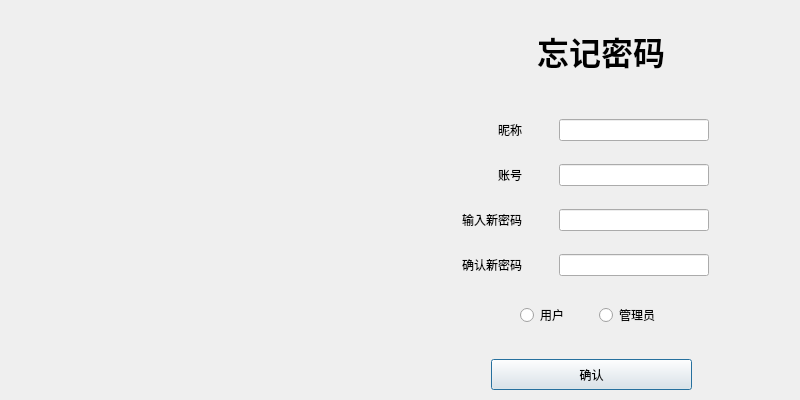
<?xml version="1.0" encoding="UTF-8"?>
<ui version="4.0">
 <class>Dlg_ChangePassword</class>
 <widget class="QDialog" name="Dlg_ChangePassword">
  <property name="geometry">
   <rect>
    <x>0</x>
    <y>0</y>
    <width>800</width>
    <height>400</height>
   </rect>
  </property>
  <property name="windowTitle">
   <string>Dialog</string>
  </property>
  <widget class="QWidget" name="widget" native="true">
   <property name="geometry">
    <rect>
     <x>0</x>
     <y>0</y>
     <width>400</width>
     <height>400</height>
    </rect>
   </property>
   <widget class="QLabel" name="label">
    <property name="geometry">
     <rect>
      <x>0</x>
      <y>0</y>
      <width>400</width>
      <height>400</height>
     </rect>
    </property>
    <property name="text">
     <string/>
    </property>
    <property name="pixmap">
     <pixmap resource="Logo.qrc">:/image/Logo.png</pixmap>
    </property>
    <property name="scaledContents">
     <bool>true</bool>
    </property>
   </widget>
  </widget>
  <widget class="QWidget" name="widget_2" native="true">
   <property name="geometry">
    <rect>
     <x>400</x>
     <y>0</y>
     <width>400</width>
     <height>400</height>
    </rect>
   </property>
   <widget class="QWidget" name="widget_3" native="true">
    <property name="geometry">
     <rect>
      <x>1</x>
      <y>1</y>
      <width>399</width>
      <height>100</height>
     </rect>
    </property>
    <widget class="QLabel" name="label_2">
     <property name="geometry">
      <rect>
       <x>0</x>
       <y>0</y>
       <width>400</width>
       <height>100</height>
      </rect>
     </property>
     <property name="font">
      <font>
       <family>Bahnschrift SemiBold</family>
       <pointsize>24</pointsize>
       <bold>true</bold>
      </font>
     </property>
     <property name="text">
      <string>忘记密码</string>
     </property>
     <property name="alignment">
      <set>Qt::AlignmentFlag::AlignCenter</set>
     </property>
    </widget>
   </widget>
   <widget class="QWidget" name="widget_4" native="true">
    <property name="geometry">
     <rect>
      <x>-59</x>
      <y>102</y>
      <width>401</width>
      <height>191</height>
     </rect>
    </property>
    <layout class="QGridLayout" name="gridLayout">
     <item row="1" column="0">
      <widget class="QLabel" name="label_4">
       <property name="maximumSize">
        <size>
         <width>150</width>
         <height>16777215</height>
        </size>
       </property>
       <property name="text">
        <string>账号</string>
       </property>
       <property name="alignment">
        <set>Qt::AlignmentFlag::AlignRight|Qt::AlignmentFlag::AlignTrailing|Qt::AlignmentFlag::AlignVCenter</set>
       </property>
      </widget>
     </item>
     <item row="3" column="0">
      <widget class="QLabel" name="label_6">
       <property name="maximumSize">
        <size>
         <width>150</width>
         <height>16777215</height>
        </size>
       </property>
       <property name="text">
        <string>确认新密码</string>
       </property>
       <property name="alignment">
        <set>Qt::AlignmentFlag::AlignRight|Qt::AlignmentFlag::AlignTrailing|Qt::AlignmentFlag::AlignVCenter</set>
       </property>
      </widget>
     </item>
     <item row="3" column="1">
      <widget class="QLineEdit" name="password_input_2">
       <property name="maximumSize">
        <size>
         <width>150</width>
         <height>16777215</height>
        </size>
       </property>
      </widget>
     </item>
     <item row="0" column="1">
      <widget class="QLineEdit" name="nickname_input">
       <property name="maximumSize">
        <size>
         <width>150</width>
         <height>16777215</height>
        </size>
       </property>
      </widget>
     </item>
     <item row="2" column="0">
      <widget class="QLabel" name="label_5">
       <property name="maximumSize">
        <size>
         <width>150</width>
         <height>16777215</height>
        </size>
       </property>
       <property name="text">
        <string>输入新密码</string>
       </property>
       <property name="alignment">
        <set>Qt::AlignmentFlag::AlignRight|Qt::AlignmentFlag::AlignTrailing|Qt::AlignmentFlag::AlignVCenter</set>
       </property>
      </widget>
     </item>
     <item row="2" column="1">
      <widget class="QLineEdit" name="password_input_1">
       <property name="maximumSize">
        <size>
         <width>150</width>
         <height>16777215</height>
        </size>
       </property>
      </widget>
     </item>
     <item row="1" column="1">
      <widget class="QLineEdit" name="account_input">
       <property name="maximumSize">
        <size>
         <width>150</width>
         <height>16777215</height>
        </size>
       </property>
      </widget>
     </item>
     <item row="0" column="0">
      <widget class="QLabel" name="label_3">
       <property name="maximumSize">
        <size>
         <width>150</width>
         <height>16777215</height>
        </size>
       </property>
       <property name="text">
        <string>昵称</string>
       </property>
       <property name="alignment">
        <set>Qt::AlignmentFlag::AlignRight|Qt::AlignmentFlag::AlignTrailing|Qt::AlignmentFlag::AlignVCenter</set>
       </property>
      </widget>
     </item>
    </layout>
   </widget>
   <widget class="QWidget" name="widget_5" native="true">
    <property name="geometry">
     <rect>
      <x>120</x>
      <y>290</y>
      <width>151</width>
      <height>51</height>
     </rect>
    </property>
    <layout class="QGridLayout" name="gridLayout_2">
     <item row="0" column="0">
      <widget class="QRadioButton" name="user_button">
       <property name="text">
        <string>用户</string>
       </property>
      </widget>
     </item>
     <item row="0" column="1">
      <widget class="QRadioButton" name="manager_button">
       <property name="text">
        <string>管理员</string>
       </property>
      </widget>
     </item>
    </layout>
   </widget>
   <widget class="QWidget" name="widget_6" native="true">
    <property name="geometry">
     <rect>
      <x>1</x>
      <y>339</y>
      <width>399</width>
      <height>60</height>
     </rect>
    </property>
    <widget class="QPushButton" name="enter_button">
     <property name="geometry">
      <rect>
       <x>90</x>
       <y>20</y>
       <width>201</width>
       <height>31</height>
      </rect>
     </property>
     <property name="text">
      <string>确认</string>
     </property>
    </widget>
   </widget>
  </widget>
 </widget>
 <tabstops>
  <tabstop>nickname_input</tabstop>
  <tabstop>account_input</tabstop>
  <tabstop>password_input_1</tabstop>
  <tabstop>password_input_2</tabstop>
  <tabstop>user_button</tabstop>
  <tabstop>manager_button</tabstop>
  <tabstop>enter_button</tabstop>
 </tabstops>
 <resources>
  <include location="Logo.qrc"/>
 </resources>
 <connections/>
</ui>
